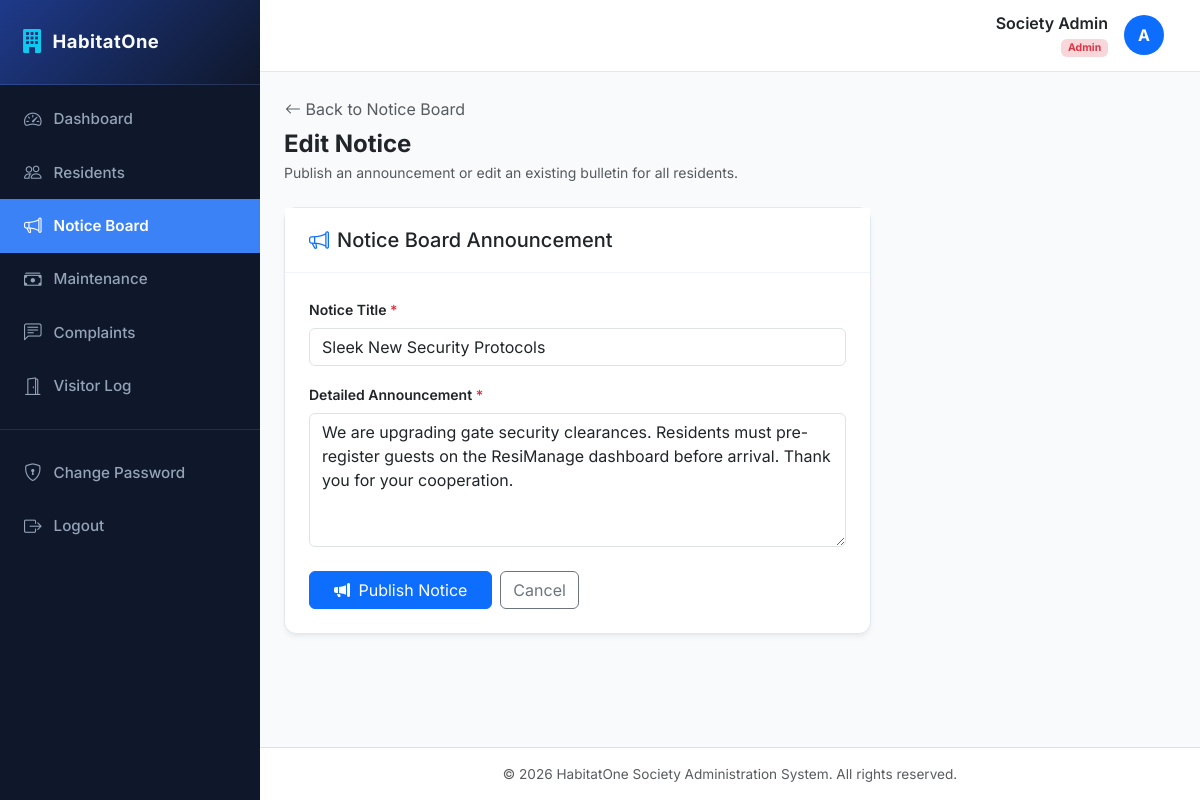
Screenshot of /notices/3/edit/ (signed in) with the database file from the repository.
### accounts/models.py (models this page shows, shortened)
class User(AbstractUser):
    ROLE_CHOICES = (
        ('ADMIN', 'Society Admin'),
        ('RESIDENT', 'Resident'),
    )
    role = models.CharField(max_length=10, choices=ROLE_CHOICES, default='RESIDENT')

### notices/models.py (models this page shows, shortened)
class Notice(models.Model):
    title = models.CharField(max_length=200)
    description = models.TextField()
    created_at = models.DateTimeField(auto_now_add=True)

### accounts/decorators.py (the view)
    def wrap(request, *args, **kwargs):
        if request.user.is_authenticated and request.user.role == 'ADMIN':
            return view_func(request, *args, **kwargs)
        raise PermissionDenied

### notices/forms.py
class NoticeForm(forms.ModelForm):
    class Meta:
        model = Notice
        fields = ['title', 'description']
        widgets = {
            'title': forms.TextInput(attrs={'class': 'form-control', 'placeholder': 'Enter notice title'}),
            'description': forms.Textarea(attrs={'class': 'form-control', 'rows': 5, 'placeholder': 'Enter notice details'}),
        }

### notices/views.py (called while the page is built)
@login_required
@admin_required
def notice_edit(request, pk):
    notice = get_object_or_404(Notice, pk=pk)
    if request.method == 'POST':
        form = NoticeForm(request.POST, instance=notice)
        if form.is_valid():
            form.save()
            messages.success(request, "Notice updated successfully.")
            return redirect('notices:list')
    else:
        form = NoticeForm(instance=notice)
    return render(request, 'notices/form.html', {'form': form, 'title': 'Edit Notice'})

### templates/notices/form.html (shortened to what this page needs)
{% extends 'base.html' %}
{% block content %}
<div class="mb-4">
    <a href="{% url 'notices:list' %}" class="btn btn-link p-0 text-decoration-none text-muted mb-2">
        <i class="bi bi-arrow-left"></i> Back to Notice Board
    </a>
    <h4 class="mb-1 text-dark fw-bold">{{ title }}</h4>
    <p class="text-muted mb-0 small">Publish an announcement or edit an existing bulletin for all residents.</p>
</div>
<div class="row">
    <div class="col-lg-8">
        <div class="card card-custom">
            <div class="card-header-custom">
                <h5 class="mb-0"><i class="bi bi-megaphone me-2 text-primary"></i>Notice Board Announcement</h5>
            </div>
            <div class="card-body-custom">
                <form method="post" novalidate>
                    <div class="mb-3">
                        <label for="{{ form.title.id_for_label }}" class="form-label fw-semibold small">Notice Title <span class="text-danger">*</span></label>
                        {{ form.title }}
                    </div>
                    <div class="mb-4">
                        <label for="{{ form.description.id_for_label }}" class="form-label fw-semibold small">Detailed Announcement <span class="text-danger">*</span></label>
                        {{ form.description }}
                    </div>
                    <div class="d-flex gap-2">
                        <button type="submit" class="btn btn-primary px-4">
                            <i class="bi bi-megaphone-fill me-1"></i> Publish Notice
                        </button>
                        <a href="{% url 'notices:list' %}" class="btn btn-outline-secondary">
                            Cancel
                        </a>
                    </div>
                </form>
            </div>
        </div>
    </div>
</div>
{% endblock %}

### templates/base.html (shortened to what this page needs)
<!DOCTYPE html>
<html lang="en">
<head>
    <link href="https://cdn.jsdelivr.net/npm/bootstrap@5.3.0/dist/css/bootstrap.min.css" rel="stylesheet">
    <link rel="stylesheet" href="https://cdn.jsdelivr.net/npm/bootstrap-icons@1.10.5/font/bootstrap-icons.css">
</head>
<body>
    <div class="d-flex" id="wrapper">
        <div id="sidebar-wrapper">
            <div class="sidebar-heading d-flex align-items-center gap-2">
                <i class="bi bi-building-fill text-info fs-4"></i>
                <span>HabitatOne</span>
            </div>
            <div class="list-group list-group-flush mt-2">
                <a href="{% url 'dashboard:home' %}" class="list-group-item list-group-item-action {% if request.resolver_match.app_name == 'dashboard' %}active{% endif %}">
                    <i class="bi bi-speedometer2"></i> Dashboard
                </a>
                {% if request.user.role == 'ADMIN' %}
                <a href="{% url 'residents:list' %}" class="list-group-item list-group-item-action {% if request.resolver_match.app_name == 'residents' %}active{% endif %}">
                    <i class="bi bi-people"></i> Residents
                </a>
                {% endif %}
                <a href="{% url 'notices:list' %}" class="list-group-item list-group-item-action {% if request.resolver_match.app_name == 'notices' %}active{% endif %}">
                    <i class="bi bi-megaphone"></i> Notice Board
                </a>
                <a href="{% url 'maintenance:list' %}" class="list-group-item list-group-item-action {% if request.resolver_match.app_name == 'maintenance' %}active{% endif %}">
                    <i class="bi bi-cash-stack"></i> Maintenance
                </a>
                <a href="{% url 'complaints:list' %}" class="list-group-item list-group-item-action {% if request.resolver_match.app_name == 'complaints' %}active{% endif %}">
                    <i class="bi bi-chat-left-text"></i> Complaints
                </a>
                <a href="{% url 'visitors:list' %}" class="list-group-item list-group-item-action {% if request.resolver_match.app_name == 'visitors' %}active{% endif %}">
                    <i class="bi bi-door-open"></i> Visitor Log
                </a>
                <div class="border-top border-secondary my-3 opacity-25"></div>
                <a href="{% url 'accounts:password_change' %}" class="list-group-item list-group-item-action {% if request.resolver_match.url_name == 'password_change' %}active{% endif %}">
                    <i class="bi bi-shield-lock"></i> Change Password
                </a>
                <a href="{% url 'accounts:logout' %}" class="list-group-item list-group-item-action">
                    <i class="bi bi-box-arrow-right"></i> Logout
                </a>
            </div>
        </div>
        <div id="page-content-wrapper">
            <nav class="navbar navbar-expand-lg navbar-custom navbar-light">
                <div class="container-fluid">
                    <div class="ms-auto d-flex align-items-center gap-3">
                        <div class="text-end d-none d-sm-block">
                            <h6 class="mb-0 fw-semibold text-dark">{{ request.user.get_full_name|default:request.user.username }}</h6>
                            <small class="text-muted">
                                {% if request.user.role == 'ADMIN' %}
                                    <span class="badge bg-danger-subtle text-danger">Admin</span>
                                {% else %}
                                    <span class="badge bg-primary-subtle text-primary">Resident - Flat {{ request.user.resident_profile.flat_number|default:"N/A" }}</span>
                                {% endif %}
                            </small>
                        </div>
                        <div class="avatar bg-primary text-white rounded-circle d-flex align-items-center justify-content-center fw-bold" style="width: 40px; height: 40px;">
                            {{ request.user.username|make_list|first|upper }}
                        </div>
                    </div>
                </div>
            </nav>
            <div class="container-fluid px-4 py-4 flex-grow-1">
                {% block content %}{% endblock %}
            </div>
            <footer class="bg-white border-top py-3 text-center text-muted mt-auto" style="font-size: 0.85rem;">
                <div class="container">
                    <span>&copy; 2026 HabitatOne Society Administration System. All rights reserved.</span>
                </div>
            </footer>
        </div>
    </div>
</body>
</html>

### templates/base.html (style rules this page uses)
:root { --primary-bg: #f8fafc; --sidebar-bg: #0f172a; --sidebar-hover: #1e293b; --sidebar-active: #3b82f6; --card-shadow: 0 4px 6px -1px rgb(0 0 0 / 0.05), 0 2px 4px -2px rgb(0 0 0 / 0.05); --header-bg: #ffffff; --accent-color: #2563eb; --text-main: #1e293b; --text-muted: #64748b; }
body { font-family: 'Inter', sans-serif; background-color: var(--primary-bg); color: var(--text-main); overflow-x: hidden; }
#sidebar-wrapper { min-height: 100vh; width: 260px; background-color: var(--sidebar-bg); color: #f8fafc; transition: all 0.25s ease; position: fixed; z-index: 1000; }
#sidebar-wrapper .sidebar-heading { padding: 1.5rem 1.25rem; font-size: 1.15rem; font-weight: 700; letter-spacing: 0.5px; border-bottom: 1px solid rgba(255, 255, 255, 0.08); background: linear-gradient(135deg, #1e3a8a, #0f172a); }
#sidebar-wrapper .list-group-item { background-color: transparent; color: #94a3b8; border: none; padding: 0.85rem 1.5rem; font-size: 0.95rem; font-weight: 500; display: flex; align-items: center; gap: 12px; transition: all 0.2s ease; }
#sidebar-wrapper .list-group-item i { font-size: 1.1rem; transition: transform 0.2s ease; }
#sidebar-wrapper .list-group-item.active { background-color: var(--sidebar-active); color: #ffffff; font-weight: 600; border-radius: 0; }
#page-content-wrapper { margin-left: 260px; min-width: 0; width: calc(100% - 260px); min-height: 100vh; display: flex; flex-direction: column; transition: all 0.25s ease; }
.navbar-custom { background-color: var(--header-bg); border-bottom: 1px solid #e2e8f0; padding: 0.85rem 1.5rem; }
.card-custom { background-color: #ffffff; border: 1px solid #e2e8f0; border-radius: 12px; box-shadow: var(--card-shadow); margin-bottom: 1.5rem; transition: transform 0.15s ease, box-shadow 0.15s ease; }
.card-header-custom { background-color: #ffffff; border-bottom: 1px solid #f1f5f9; padding: 1.25rem 1.5rem; font-weight: 600; font-size: 1.05rem; }
.card-body-custom { padding: 1.5rem; }

### rows the page displays
User: user.get_full_name "Society Admin", user.username|make_list "A"
Notice: title "Sleek New Security Protocols", description "We are upgrading gate security clearances. Residents must pre-register guests on the ResiManage dashboard before arrival. Thank you for your cooperation."

### other values shown
{{ title }} "Edit Notice"
